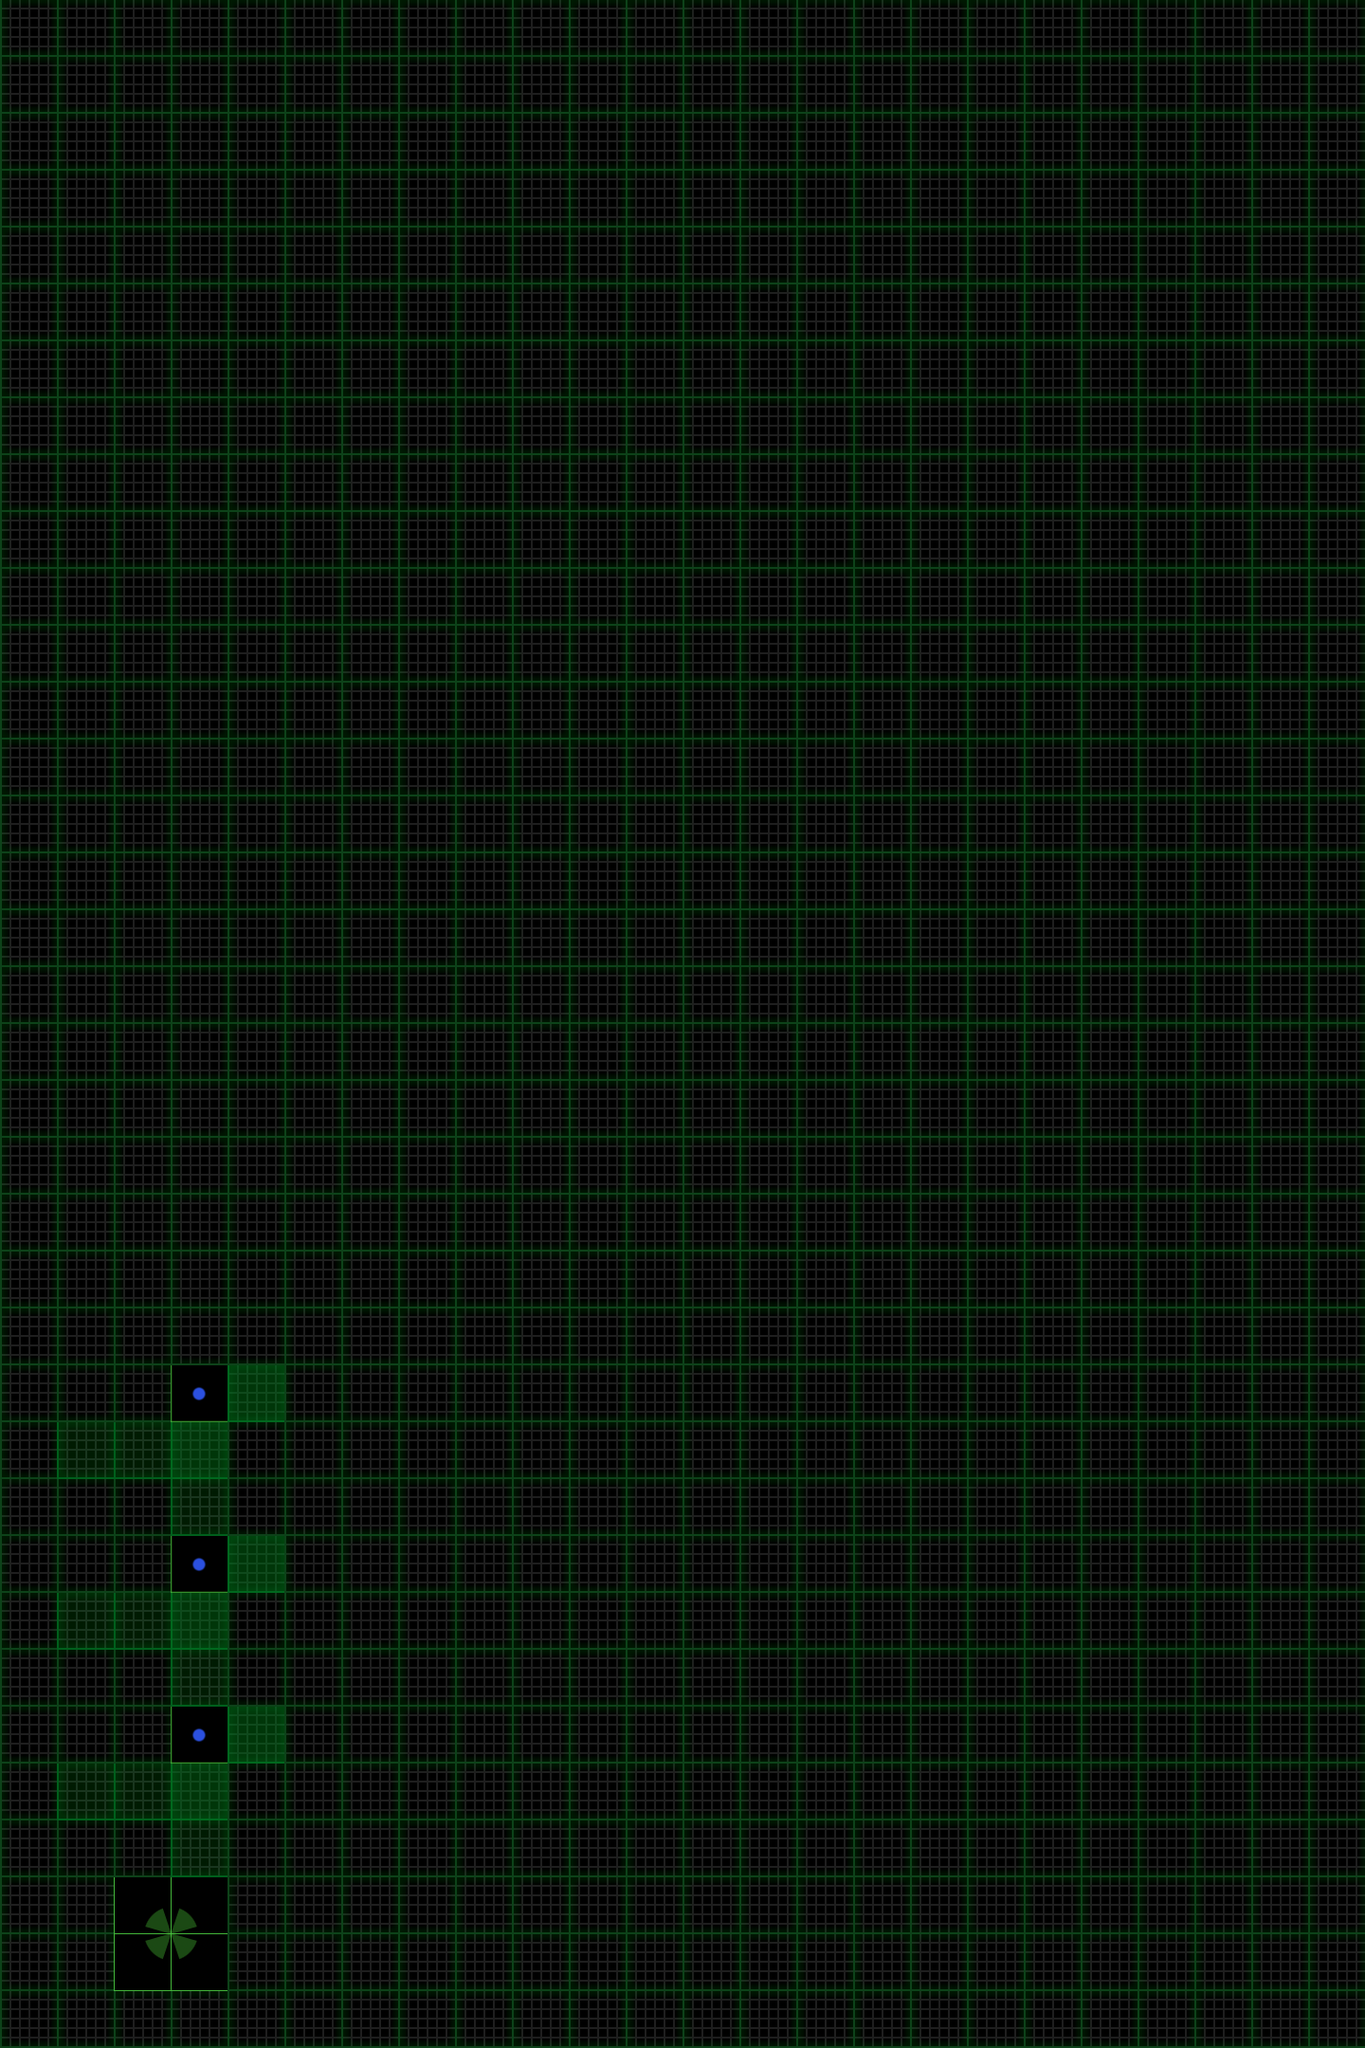

This game map was drawn from its Tiled (.tmx) file and the tilesets committed beside it. A one-line description and the trimmed map source follow:
An orthogonal 24x36 tile map with 60x60 px tiles, 4 tile layers (map, terrain, items, sand), 2 tilesets and 1 object (startSite).

<map version="1.0" orientation="orthogonal" width="24" height="36" tilewidth="60" tileheight="60">
 <tileset firstgid="1" name="map" tilewidth="60" tileheight="60">
  <image source="map.png" />
  <tile id="0">
   <properties>
    <property name="mapID" value="empty" />
   </properties>
  </tile>
  <tile id="1">
   <properties>
    <property name="mapID" value="down-1" />
   </properties>
  </tile>
  <tile id="2">
   <properties>
    <property name="mapID" value="down-2" />
   </properties>
  </tile>
  <tile id="3">
   <properties>
    <property name="mapID" value="down-3" />
   </properties>
  </tile>
  <tile id="4">
   <properties>
    <property name="mapID" value="down-4" />
   </properties>
  </tile>
  <tile id="5">
   <properties>
    <property name="mapID" value="down-5" />
   </properties>
  </tile>
  <tile id="6">
   <properties>
    <property name="mapID" value="up-1" />
   </properties>
  </tile>
  <tile id="7">
   <properties>
    <property name="mapID" value="up-2" />
   </properties>
  </tile>
  <tile id="8">
   <properties>
    <property name="mapID" value="up-3" />
   </properties>
  </tile>
  <tile id="9">
   <properties>
    <property name="mapID" value="up-4" />
   </properties>
  </tile>
  <tile id="10">
   <properties>
    <property name="mapID" value="up-5" />
   </properties>
  </tile>
 </tileset>
 <tileset firstgid="17" name="items" tilewidth="60" tileheight="60">
  <image source="items.png" />
  <tile id="0">
   <properties>
    <property name="itemID" value="station" />
   </properties>
  </tile>
  <tile id="1">
   <properties>
    <property name="itemID" value="sensorSite" />
   </properties>
  </tile>
  <tile id="8">
   <properties>
    <property name="itemID" value="station" />
   </properties>
  </tile>
  <tile id="9">
   <properties>
    <property name="itemID" value="sensor" />
   </properties>
  </tile>
  <tile id="16">
   <properties>
    <property name="itemID" value="station" />
   </properties>
  </tile>
  <tile id="17">
   <properties>
    <property name="itemID" value="sample" />
   </properties>
  </tile>
  <tile id="24">
   <properties>
    <property name="itemID" value="station" />
   </properties>
  </tile>
 </tileset>
 <layer name="map" width="24" height="36">
  <data>[864 cells, 864 non-empty, 1 distinct tile ids]</data>
 </layer>
 <layer name="terrain" width="24" height="36">
  <data>[864 cells, 15 non-empty, 2 distinct tile ids]</data>
 </layer>
 <layer name="items" width="24" height="36">
  <data>[864 cells, 7 non-empty, 5 distinct tile ids]</data>
 </layer>
 <layer name="sand" width="24" height="36">
  <data>[864 cells, 0 non-empty, 0 distinct tile ids]</data>
 </layer>
 <objectgroup name="objects" width="24" height="36">
  <object name="startSite" x="210" y="2010">
   <properties>
    <property name="bearing" value="north" />
    <property name="energy" value="500" />
    <property name="expectedCodeScore" value="4" />
    <property name="sampleSites" value="0" />
    <property name="sensorSites" value="3" />
   </properties>
  </object>
 </objectgroup>
</map>